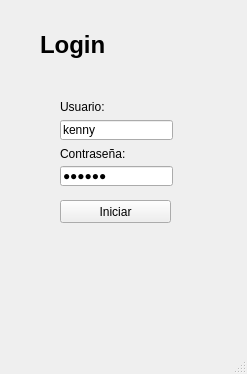
<?xml version="1.0" encoding="UTF-8"?>
<ui version="4.0">
 <class>MainWindow</class>
 <widget class="QMainWindow" name="MainWindow">
  <property name="geometry">
   <rect>
    <x>0</x>
    <y>0</y>
    <width>247</width>
    <height>374</height>
   </rect>
  </property>
  <property name="windowTitle">
   <string>MainWindow</string>
  </property>
  <property name="styleSheet">
   <string notr="true"/>
  </property>
  <widget class="QWidget" name="centralwidget">
   <widget class="QLabel" name="label">
    <property name="geometry">
     <rect>
      <x>40</x>
      <y>20</y>
      <width>91</width>
      <height>51</height>
     </rect>
    </property>
    <property name="font">
     <font>
      <pointsize>16</pointsize>
      <weight>75</weight>
      <bold>true</bold>
     </font>
    </property>
    <property name="text">
     <string>&lt;html&gt;&lt;head/&gt;&lt;body&gt;&lt;p&gt;&lt;span style=&quot; font-size:18pt;&quot;&gt;Login&lt;/span&gt;&lt;/p&gt;&lt;/body&gt;&lt;/html&gt;</string>
    </property>
   </widget>
   <widget class="QLineEdit" name="txtUsuario">
    <property name="geometry">
     <rect>
      <x>60</x>
      <y>120</y>
      <width>113</width>
      <height>20</height>
     </rect>
    </property>
    <property name="text">
     <string>kenny</string>
    </property>
   </widget>
   <widget class="QLineEdit" name="txtPassword">
    <property name="geometry">
     <rect>
      <x>60</x>
      <y>166</y>
      <width>113</width>
      <height>20</height>
     </rect>
    </property>
    <property name="text">
     <string>123456</string>
    </property>
    <property name="echoMode">
     <enum>QLineEdit::Password</enum>
    </property>
   </widget>
   <widget class="QPushButton" name="btnIniciar">
    <property name="geometry">
     <rect>
      <x>60</x>
      <y>200</y>
      <width>111</width>
      <height>23</height>
     </rect>
    </property>
    <property name="text">
     <string>Iniciar</string>
    </property>
   </widget>
   <widget class="QLabel" name="label_2">
    <property name="geometry">
     <rect>
      <x>60</x>
      <y>100</y>
      <width>47</width>
      <height>13</height>
     </rect>
    </property>
    <property name="text">
     <string>Usuario:</string>
    </property>
   </widget>
   <widget class="QLabel" name="label_3">
    <property name="geometry">
     <rect>
      <x>60</x>
      <y>146</y>
      <width>81</width>
      <height>16</height>
     </rect>
    </property>
    <property name="text">
     <string>Contraseña:</string>
    </property>
   </widget>
  </widget>
  <widget class="QStatusBar" name="statusbar"/>
 </widget>
 <resources/>
 <connections/>
</ui>
